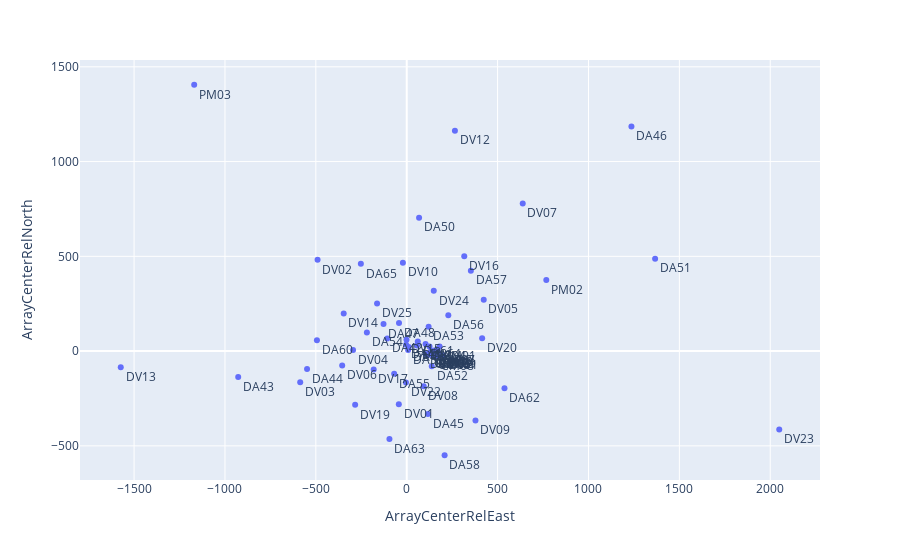

The notebook cell this image was saved under:
### Code cell
shift_entry='1116448'

fig = px.scatter(pad_map_coord.query('SHIFT_ENTRY_ID == '+shift_entry+''), 
                 x="ArrayCenterRelEast", 
                 y="ArrayCenterRelNorth", 
                 text="variable",
                 #size='ArrayCenterRelVertical', 
                 hover_data=['Pad Name'])
fig.update_traces(textposition="bottom right")
fig.show()

### Figure 1 — Plotly figure (JSON) as saved in the notebook; plotly's stock layout.template omitted (floating-point values rounded to 4 significant figures)
{"data": [{"customdata": [["N602"], ["J502"], ["J503"], ["J505"], ["J506"], ["N605"], ["J501"], ["N606"], ["N601"], ["N603"], ["N604"], ["J504"], ["A079"], ["A004"], ["A073"], ["A006"], ["A105"], ["A064"], ["A116"], ["A124"], ["A075"], ["A009"], ["A066"], ["A072"], ["A091"], ["A071"], ["A131"], ["A115"], ["A104"], ["A096"], ["A134"], ["A121"], ["A001"], ["A002"], ["A070"], ["A135"], ["A094"], ["A069"], ["A129"], ["A111"], ["A132"], ["A074"], ["A085"], ["A101"], ["A076"], ["A108"], ["A089"], ["A090"], ["A099"], ["A100"], ["A093"], ["A087"], ["A086"], ["A097"], ["A015"], ["A103"], ["A065"], ["A102"], ["A078"], ["A084"], ["A092"], ["A098"], ["A095"], ["A128"], ["T704"], ["T703"]], "hovertemplate": "ArrayCenterRelEast=%{x}<br>ArrayCenterRelNorth=%{y}<br>variable=%{text}<br>Pad Name=%{customdata[0]}<extra></extra>", "legendgroup": "", "marker": {"color": "#636efa", "symbol": "circle"}, "mode": "markers+text", "name": "", "orientation": "v", "showlegend": false, "text": ["CM01", "CM02", "CM03", "CM08", "CM05", "CM04", "CM10", "CM06", "CM07", "CM09", "CM11", "CM12", "DA54", "DA41", "DV22", "DV15", "DV02", "DA42", "DV07", "DA51", "DV11", "DV18", "DV21", "DA53", "DA45", "DA52", "PM03", "DA43", "DA58", "DV09", "DA44", "DV12", "DA59", "DA49", "DA48", "DA57", "DV19", "DA55", "DA46", "PM02", "DV23", "DA47", "DA56", "DA62", "DV17", "DA50", "DV06", "DV24", "DA63", "DA65", "DV20", "DV25", "DV01", "DA60", "DA61", "DV16", "DA64", "DV03", "DV08", "DV04", "DV14", "DV05", "DV10", "DV13", "PM01", "PM04"], "textposition": "bottom right", "type": "scatter", "x": [173.2, 151.6, 146.0, 159.7, 145.7, 125.2, 155.5, 134.4, 168.5, 173.2, 129.1, 150.8, -219.3, -3.392, -4.289, -1.065, -490.4, -107.0, 638.2, 1367.0, 201.3, 56.57, 103.7, 120.4, 116.3, 137.8, -1169.0, -927.1, 208.5, 378.3, -548.4, 265.1, 7.647, 10.79, -42.47, 352.9, -283.7, -69.07, 1236.0, 768.0, 2050.0, -127.6, 228.8, 537.9, -181.7, 68.02, -355.0, 148.8, -95.07, -252.4, 415.0, -163.1, -43.46, -494.1, 60.83, 316.6, 103.6, -586.0, 93.44, -295.3, -346.7, 423.7, -21.09, -1573.0, 180.9, 125.3], "xaxis": "x", "y": [-9.786, -16.47, -9.345, -25.82, -23.54, -8.888, -8.495, 0.6143, 2.486, -18.64, -18.87, 3.607, 98.25, 34.08, -165.6, 60.45, 481.5, 67.07, 778.2, 487.8, -23.15, 29.67, -15.21, 128.6, -331.5, -79.37, 1405.0, -136.4, -549.5, -365.7, -94.58, 1163.0, 5.606, 22.05, 147.6, 424.3, -283.0, -120.1, 1185.0, 375.7, -413.0, 143.2, 189.1, -195.9, -96.57, 704.0, -76.21, 317.9, -463.8, 460.5, 68.4, 250.5, -281.1, 57.11, 50.24, 500.7, 37.98, -164.3, -185.7, 5.369, 199.0, 271.5, 466.5, -84.86, 24.34, 24.32], "yaxis": "y"}], "layout": {"legend": {"tracegroupgap": 0}, "margin": {"t": 60}, "xaxis": {"anchor": "y", "domain": [0, 1], "title": {"text": "ArrayCenterRelEast"}}, "yaxis": {"anchor": "x", "domain": [0, 1], "title": {"text": "ArrayCenterRelNorth"}}}}
